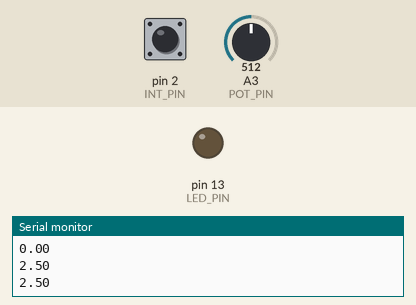
Bench run of a sketch on a simulated Arduino Uno, built with avr-gcc and run on an emulated ATmega328P. On the bench: output pins drawn as LEDs (lit = HIGH), the last lines printed to the serial monitor. Inputs (shaded band) come from the test bench; at power-on: pin 2 (INT_PIN) HIGH, A3 (POT_PIN) = 512. Pins used as bus, display or sensor lines are not drawn.

Above: at 1.3 s.
1.4 s: pin 2 (INT_PIN) pulled LOW for 0.6 s
At 2.7 s:
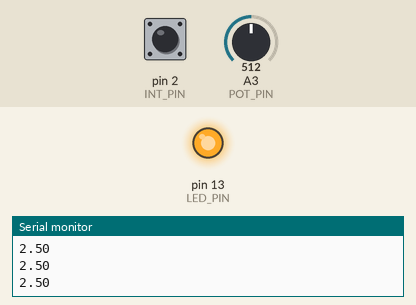
3.5 s: pin 2 (INT_PIN) pulled LOW for 3.2 s
Timing chart, 0 to 6.5 s (numbered marks = the images above; inputs shaded):
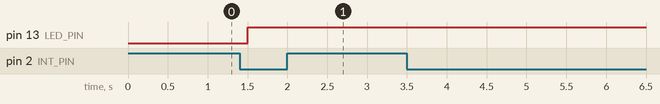

The sketch:

strobeLight.ino
```cpp
/*
  strobeLight - By Jeffrey Chen

*/
#if not (defined(__AVR_ATmega32U4__) || defined(__AVR_ATmega328P__))
  #error Your board type is not supported!
#endif

#if (defined(__AVR_ATmega328P__))
  #define LED_PIN 13
  #define POT_PIN 3
  #define VCC_PIN 4
  #define INT_PIN 2
#endif
#if (defined(__AVR_ATmega32U4__))
  #define LED_PIN 13
  #define POT_PIN 0
  #define INT_PIN 3
#endif

float duration;
bool blinkFlag;
// the setup function runs once when you press reset or power the board
void setup() {
  Serial.begin(9600);
  // initialize digital pin 13 as an output.
  pinMode(LED_PIN, OUTPUT);
  pinMode(POT_PIN, INPUT);
  pinMode(INT_PIN, INPUT_PULLUP);
  pinMode(VCC_PIN, OUTPUT);
  digitalWrite(VCC_PIN, HIGH);
  attachInterrupt(0, blink, CHANGE);
}

void blink(){
  blinkFlag = 1;
}

// the loop function runs over and over again forever
void loop() {
  if(blinkFlag){
    blinkFlag = 0;
    digitalWrite(LED_PIN, LOW);   // turn the LED on (HIGH is the voltage level)
    delay(duration);              // wait for a second
    digitalWrite(LED_PIN, HIGH);    // turn the LED off by making the voltage LOW
  }

  // get duration based upon pot input
  Serial.println(duration);
  duration = analogRead(POT_PIN)*5.0/1023.0;
  delay(500);
}
```

Measured:
- after the input at 1.4 s, pin 13 (LED_PIN): LOW → HIGH after 0.10 s
